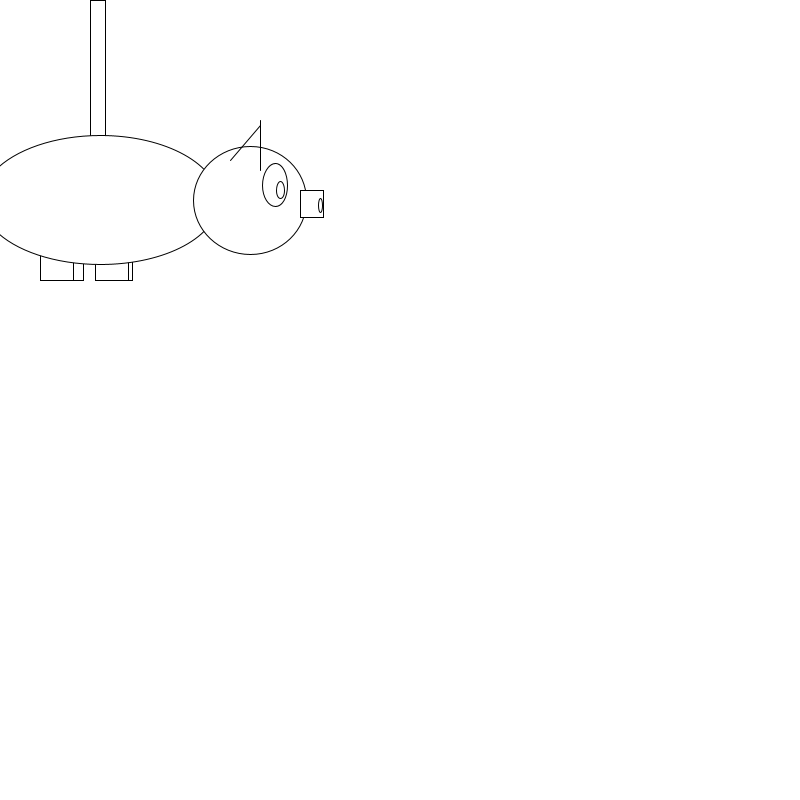
Frame 1 (no input)
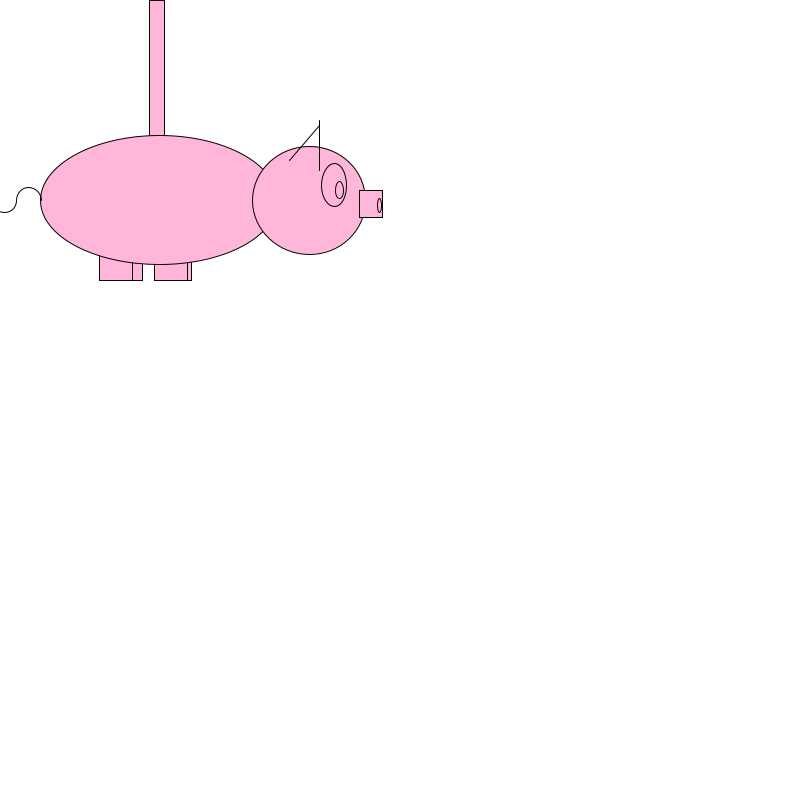
Frame 60 (the mouse pressed at the canvas centre just before this capture)
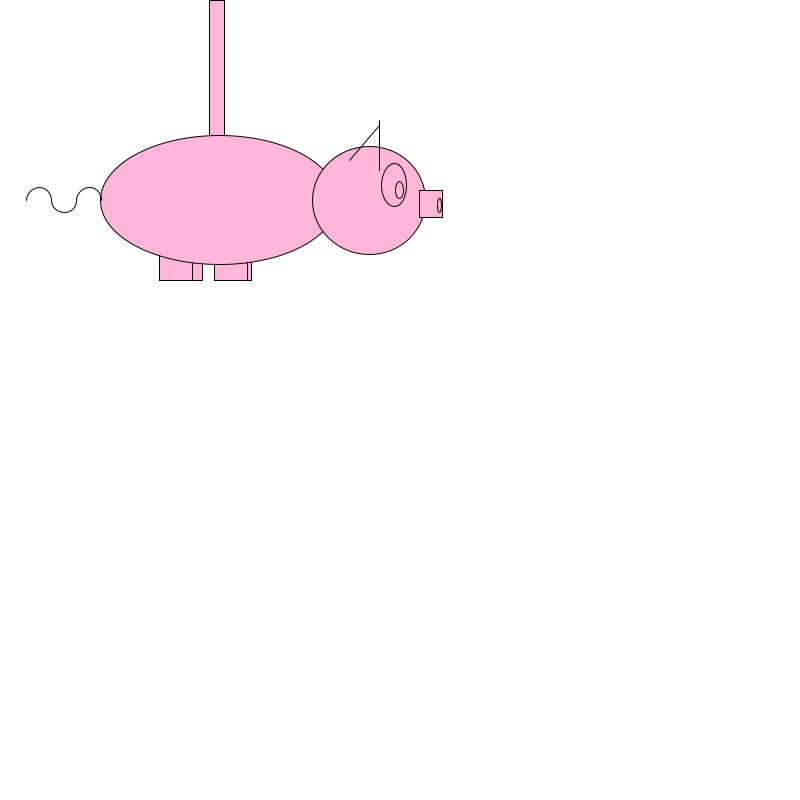
Frame 120 (the mouse held since frame 60 and released just before this capture)

The Processing sketch that drew these frames (run headless with seeded random() and noise(); from frame 60 on, the mouse is pressed at the canvas centre):

// Processing sketch: processing_52235
// ── processing_52235.pde

int figuraX;
int figuraY;
int mano=0;

void setup(){
size(800,800);
frameRate(200);
figuraX=100;
figuraY=200;
mano=0;
;
}

void draw(){
  background(255);
 
 
 //lazo
rect(figuraX-10,figuraY-200,15,150);

//patitas1
rect(figuraX-50,figuraY+50,33,30);
rect(figuraX-60,figuraY+50,33,30);

//patitas2

rect(figuraX-1,figuraY+50,33,30);
rect(figuraX-5,figuraY+50,33,30);

//cuerpo
ellipse (figuraX,figuraY,237,129);

//cabeza
ellipse(figuraX+150,figuraY,113,108);

//ojo
ellipse(figuraX+175,figuraY-15,25,43);
ellipse(figuraX+180,figuraY-10,8,17);

//nariz
rect(figuraX+200,figuraY-10,23,27);
ellipse(figuraX+220,figuraY+5,4,14);

//oreja
line(figuraX+130,figuraY-40,figuraX+160,figuraY-75);
line(figuraX+160,figuraY-80,figuraX+160,figuraY-30);

//colita
noFill();
arc(figuraX-130,figuraY, 25, 25, -PI, 0);
arc(figuraX-155,figuraY, 25, 25, 0, PI);
arc(figuraX-180,figuraY, 25, 25, -PI, 0);


if (mano==0){
  figuraX=figuraX+1;
}

  fill(255,182,217);

//avanza a la derecha
if(figuraX > 690){
  
  mano=1;
  
}

//baja y cambia de color
if(figuraX > 690){
  fill(229,140,182);
  figuraY=figuraY+1;
 
}
 //avanza a la izquierda
if(figuraY >690){
  fill(244,86,162);
  figuraX=figuraX-1;
 
}

//sube
if(figuraX < 100){
  fill(255,0,122);
  figuraY=figuraY-1;
  
}

if(figuraY< 200){
  figuraX=figuraX+1;

}
}
